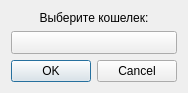
<?xml version="1.0" encoding="UTF-8"?>
<ui version="4.0">
 <class>SelectWalletDialog</class>
 <widget class="QDialog" name="SelectWalletDialog">
  <property name="geometry">
   <rect>
    <x>0</x>
    <y>0</y>
    <width>176</width>
    <height>92</height>
   </rect>
  </property>
  <property name="windowTitle">
   <string>Dialog</string>
  </property>
  <layout class="QVBoxLayout" name="verticalLayout_2">
   <item>
    <layout class="QVBoxLayout" name="verticalLayout">
     <item>
      <widget class="QLabel" name="label">
       <property name="text">
        <string>Выберите кошелек:</string>
       </property>
       <property name="alignment">
        <set>Qt::AlignCenter</set>
       </property>
      </widget>
     </item>
     <item>
      <widget class="cashbook::NodeButton&lt;cashbook::Wallet&gt;" name="pushButton">
       <property name="minimumSize">
        <size>
         <width>0</width>
         <height>23</height>
        </size>
       </property>
       <property name="maximumSize">
        <size>
         <width>16777215</width>
         <height>23</height>
        </size>
       </property>
       <property name="text">
        <string/>
       </property>
      </widget>
     </item>
     <item>
      <widget class="QDialogButtonBox" name="buttonBox">
       <property name="orientation">
        <enum>Qt::Horizontal</enum>
       </property>
       <property name="standardButtons">
        <set>QDialogButtonBox::Cancel|QDialogButtonBox::Ok</set>
       </property>
      </widget>
     </item>
    </layout>
   </item>
  </layout>
 </widget>
 <customwidgets>
  <customwidget>
   <class>cashbook::NodeButton&lt;cashbook::Wallet&gt;</class>
   <extends>QPushButton</extends>
   <header>widgets/widgets.h</header>
  </customwidget>
 </customwidgets>
 <resources/>
 <connections>
  <connection>
   <sender>buttonBox</sender>
   <signal>accepted()</signal>
   <receiver>SelectWalletDialog</receiver>
   <slot>accept()</slot>
   <hints>
    <hint type="sourcelabel">
     <x>248</x>
     <y>254</y>
    </hint>
    <hint type="destinationlabel">
     <x>157</x>
     <y>274</y>
    </hint>
   </hints>
  </connection>
  <connection>
   <sender>buttonBox</sender>
   <signal>rejected()</signal>
   <receiver>SelectWalletDialog</receiver>
   <slot>reject()</slot>
   <hints>
    <hint type="sourcelabel">
     <x>316</x>
     <y>260</y>
    </hint>
    <hint type="destinationlabel">
     <x>286</x>
     <y>274</y>
    </hint>
   </hints>
  </connection>
 </connections>
</ui>
